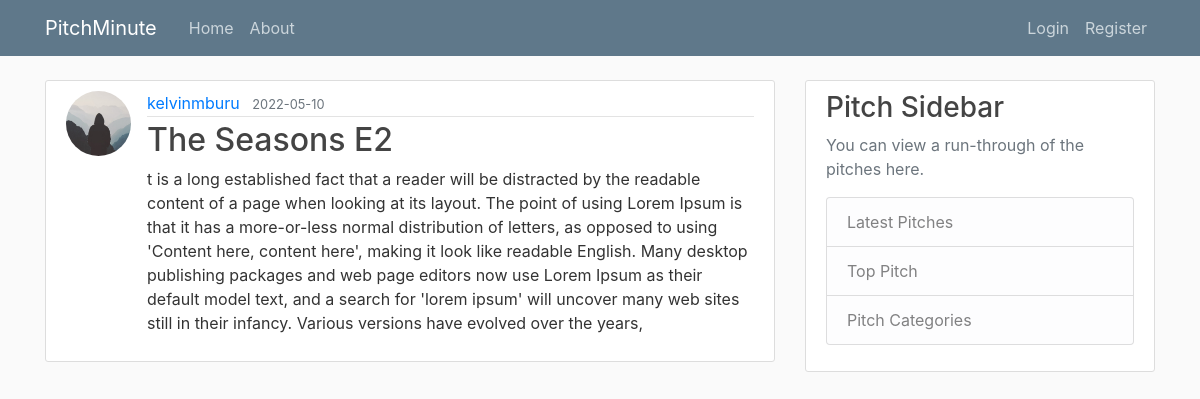
/post/1, run on the app's committed database.
### flaskblog/models.py (models this page shows, shortened)
class User(db.Model, UserMixin):
    id = db.Column(db.Integer, primary_key=True)
    username = db.Column(db.String(20), unique=True, nullable=False)
    email = db.Column(db.String(120), unique=True, nullable=False)
    image_file = db.Column(db.String(20), nullable=False, default='default.jpg')
    password = db.Column(db.String(60), nullable=False)
    posts = db.relationship('Post', backref='author', lazy='dynamic')
    comments = db.relationship('Comment', backref='author', lazy='dynamic')

class Post(db.Model):
    id = db.Column(db.Integer, primary_key=True)
    title = db.Column(db.String(100), nullable=False)
    date_posted = db.Column(db.DateTime, nullable=False, default=datetime.utcnow)
    content = db.Column(db.Text, nullable=False)
    user_id = db.Column(db.Integer, db.ForeignKey('user.id'), nullable=False)
    comments = db.relationship('Comment', backref='post', lazy='dynamic')

### flaskblog/posts/routes.py (the view)
@posts.route("/post/<int:post_id>")
def post(post_id):
    post = Post.query.get_or_404(post_id)
    return render_template('post.html', title=post.title, post=post)

### flaskblog/templates/post.html (shortened to what this page needs)
{% extends "layout.html" %}
{% block content %}
<article class="media content-section">
    <img class="rounded-circle article-img"
        src=" {{ url_for('static', filename='profile_pics/' + post.author.image_file) }} " alt="" srcset="">
    <div class="media-body">
        <div class="article-metadata">
            <a class="mr-2" href="{{url_for('users.user_posts', username=post.author.username)}}">{{ post.author.username }}</a>
            <small class="text-muted">{{ post.date_posted.strftime('%Y-%m-%d') }}</small>
        </div>
        <h2 class="article-content">{{ post.title }}</h2>
        <p class="article-content">{{ post.content }}</p>
    </div>
</article>
{% endblock %}

### flaskblog/static/main.css (style rules this page uses)
body { background: #fafafa; color: #333333; margin-top: 5rem; }
h1, h2, h3, h4, h5, h6 { color: #444444; }
.content-section { background: #ffffff; padding: 10px 20px; border: 1px solid #dddddd; border-radius: 3px; margin-bottom: 20px; }
.article-content { white-space: pre-line; }
.article-img { height: 65px; width: 65px; margin-right: 16px; }
.article-metadata { padding-bottom: 1px; margin-bottom: 4px; border-bottom: 1px solid #e3e3e3 }

### data on the page
User: image_file (placeholder picture), author.username "kelvinmburu"
Post: date_posted "2022-05-10", title "The Seasons E2", content "t is a long established fact that a reader will be distracted by the readable content of a page when looking at its layout. The point of using Lorem Ipsum is that it has a more-or-less normal distribution of letters, as opposed to using 'Content here, content here', making it look like readable English. Many desktop publishing packages and web page editors now use Lorem Ipsum as their default model text, and a search for 'lorem ipsum' will uncover many web sites still in their infancy. Various versions have evolved over the years,"
